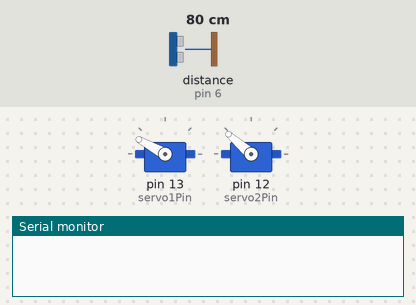
A sketch run on a simulated Arduino Uno, built with avr-gcc and run on an emulated ATmega328P. Parts: 2 × servo, the last lines printed to the serial monitor. Inputs (shaded band) come from the test bench; at power-on: distance to the obstacle (sensor on pin 6) 80 cm. The echo pulse lasts 58.3 µs per cm; random numbers use the default seed unless the sketch sets one.

Above: at 0.1 s.
At 5.3 s:
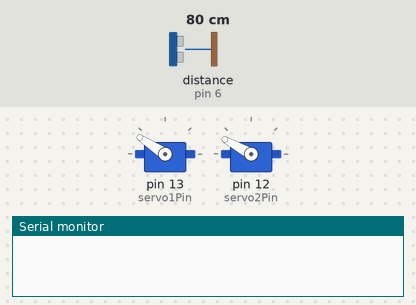
At 20.02 s:
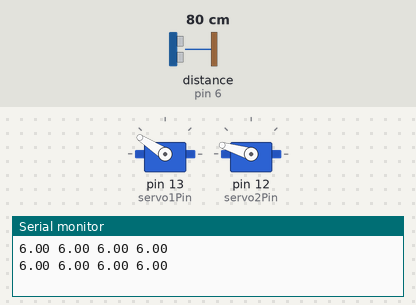
At 38.72 s:
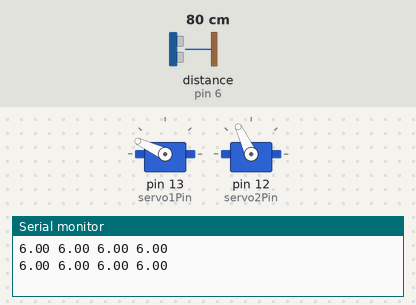
Timing chart, 0 to 40.0 s (numbered marks = the images above):
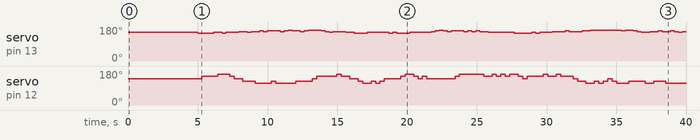

The sketch:

Ql-BERT.ino
```cpp
/*
Ql-BERT (QLearning-Basic Event Reinforcement Truck)
This version of the sketch is optimized for the rubber mat (betty crocker) purchased from Dollarama
*/

#include <Servo.h>
#include <NewPing.h>
#define trigPin 10 // trig = speaker
#define echoPin 6 // echo = microphone
#define maxDistance 200
#define servo1Pin 13
#define servo2Pin 12

NewPing hcsr04(trigPin, echoPin, maxDistance);
Servo servo1;         //lower joint (closer to the body - bi-cep)
Servo servo2;         //upper joint (further from the body - forearm)

//Used for debugging
String s1Sentence = "s1 value is: ";
String s2Sentence = "s2 value is: ";

/////////////////////////////////////////////////////////////////////////////////

//Computational parameters
float gamma = 0.75;         //look-ahead weight   //Default is 0.75.  The closer this is to 1 the more weight towards future rewards
float alpha = 0.1;          //Default is 0.1   //"Forgetfulness" weight.  The closer this is to 1 the more weight is given to recent samples.

//Parameters for getAction()
float epsilon;          //epsilon is the probability of choosing an action randomly.  1-epsilon is the probability of choosing the optimal action

//Servo1 parameters - lower joint (closer to the body - bi-cep)
//The bigger the number, the closer to the ground //The smaller the number the higher in the sky
const int numTheta1States = 5;          //Default is 6 - good number for functionality/resource/memory considerations
float theta1InitialAngle = 151.0;          //This is dependent on the environment
float theta1Max = 163.0;          //Should be between 0 and 180
float theta1Min = 147.0;         //Should be between 0 and 180
float deltaTheta1 = (theta1Max - theta1Min)/(float(numTheta1States)-1.0);         //The change in servo1's angle when an action is performed on it = calc
int s1 = int((theta1InitialAngle - theta1Min)/deltaTheta1);         //This is an integer between zero and numTheta1States-1 used to index the state number of servo1 = calc
float delayTime1 = 4.7*deltaTheta1;         //The time in ms for the servo to move deltaTheta1  Default is 4.5*deltaTheta1

//Servo2 parameters - //upper joint (further from the body - forearm)
//The bigger the number, the closer to the agent //The smaller the number, the further away from agent
const int numTheta2States = 5; //Default is 6
float theta2InitialAngle = 139.0; //This is dependent on the environment
float theta2Max = 163.0;  //Need theta2Max and theta2Min between 0 and 180
float theta2Min = 115.0; //Need theta2Min and theta2Max between 0 and 180
float deltaTheta2 = (theta2Max - theta2Min)/(float(numTheta2States)-1.0);    //The change in servo2's angle when an action is performed on it : calc
int s2 = int((theta2InitialAngle - theta2Min)/deltaTheta2);                  //This is an integer between zero and numTheta2States-1 used to index the state number of servo2 : calc
float delayTime2 = 4.7*deltaTheta2;         //Default is 4.5*deltaTheta2

//Initialize Q to zeros
const int numStates = numTheta1States*numTheta2States; // = 6 * 6 = 36
const int numActions = 4;
float Q[numStates][numActions]; // Q[36][]4] = 144 states

//Initialize the state number. The state number is calculated using the theta1 state number and
//the theta2 state number.  This is the row index of the state in the matrix Q. Starts indexing at 0.
int s = int(s1*numTheta2States + s2);
int sPrime = s;

//Initialize getDeltaDistanceRolled() variables
float distanceNew = 0.0;
float distanceOld = 0.0;
float deltaDistance = 0.0;

//loop variables
float r = 0.0;
float lookAheadValue = 0.0;
float sample = 0.0;
int a = 0;

//Move the servos to their starting position (angle)
void setup()
{
  servo1.attach(servo1Pin);
  servo2.attach(servo2Pin);
  servo1.write(theta1InitialAngle);
  servo2.write(theta2InitialAngle);
  delay(5000);
  Serial.begin(9600);
}

//Returns an action 0, 1, 2, or 3
int getAction(){
  int action;
  float valMax = -10000000.0;
  float val;
  int aMax;
  float randVal;
  int allowedActions[4] = {-1, -1, -1, -1};  //-1 if action of the index takes you outside the state space.  +1 otherwise
  boolean randomActionFound = false;

  //find the optimal action.  Exclude actions that take you outside the allowed-state space.
  if((s1 + 1) != numTheta1States)
  {
    allowedActions[0] = 1;
    val = Q[s][0];
    if(val > valMax)
    {
      valMax = val;
      aMax = 0;
    }
  }
  if(s1 != 0)
  {
    allowedActions[1] = 1;
    val = Q[s][1];
    if(val > valMax)
    {
      valMax = val;
      aMax = 1;
    }
  }
  if((s2 + 1) != numTheta2States)
  {
    allowedActions[2] = 1;
    val = Q[s][2];
    if(val > valMax)
    {
      valMax = val;
      aMax = 2;
    }
  }
  if(s2 != 0)
  {
    allowedActions[3] = 1;
    val = Q[s][3];
    if(val > valMax)
    {
      valMax = val;
      aMax = 3;
    }
  }

  //implement epsilon greedy
  randVal = float(random(0,101));
  if(randVal < (1.0-epsilon)*100.0){    //choose the optimal action with probability 1-epsilon
    action = aMax;
  }else
  {
    while(!randomActionFound)
    {
      action = int(random(0,4));        //otherwise pick an action between 0 and 3 randomly (inclusive), but don't use actions that take you outside the state-space
      if(allowedActions[action] == 1)
      {
        randomActionFound = true;
      }
    }
  }
  return(action);
}

//Given a and the global(s) find the next state.  Also keep track of the individual joint indexes s1 and s2.
//s1 = bi-cep
//s2 = forearm
void setSPrime(int action)
{
  if (action == 0)
  {
    //joint1++
    sPrime = s + numTheta2States;
    s1++;
  }else if (action == 1)
  {
    //joint1--
    sPrime = s - numTheta2States;
    s1--;
  }else if (action == 2)
  {
    //joint2++
    sPrime = s + 1;
    s2++;
  }else
  {
    //joint2--
    sPrime = s - 1;
    s2--;
  }
  //Serial.println(s2Sentence + s2);
  //Serial.println(s1Sentence + s1);
}


//Update the position of the servos (this is the physical state transition command)
void setPhysicalState(int action)
{
  float currentAngle;
  float finalAngle;
  if (action == 0)
  {
    currentAngle = servo1.read();
    finalAngle = currentAngle + deltaTheta1;
    servo1.write(finalAngle);
    delay(delayTime1);
  }else if (action == 1)
  {
    currentAngle = servo1.read();
    finalAngle = currentAngle - deltaTheta1;
    servo1.write(finalAngle);
    delay(delayTime1);
  }else if (action == 2)
  {
    currentAngle = servo2.read();
    finalAngle = currentAngle + deltaTheta2;
    servo2.write(finalAngle);
    delay(delayTime2);
  }else if (action == 3)
  {
    currentAngle = servo2.read();
    finalAngle = currentAngle - deltaTheta2;
    servo2.write(finalAngle);
    delay(delayTime2);
  }
  else
  {
    Serial.println("out of range action");
  }
}

//Get the reward using the distance the agent has moved since the last call
float getDeltaDistanceRolled()
{
  //get current distance
  distanceNew = float(hcsr04.ping_median(3));
  deltaDistance = distanceNew - distanceOld;
  if (abs(deltaDistance) < 45.0 || abs(deltaDistance) > 450.0) //don't count noise    //default is < 57.0 || > 230.0
  {
    deltaDistance = 0.0;
  }
  distanceOld = distanceNew;
  return deltaDistance;
}


//Get max over a' of Q(s',a'), but be careful not to look at actions which take the agent outside of the allowed state space
float getLookAhead(){
  float valMax = -100000.0;
  float val;
  if((s1 + 1) != numTheta1States){
    val = Q[sPrime][0];
    if(val > valMax){
      valMax = val;
    }
  }
  if(s1 != 0){
    val = Q[sPrime][1];
    if(val > valMax){
      valMax = val;
    }
  }
  if((s2 + 1) != numTheta2States){
    val = Q[sPrime][2];
    if(val > valMax){
      valMax = val;
    }
  }
  if(s2 != 0){
    val = Q[sPrime][3];
    if(val > valMax){
      valMax = val;
    }
  }
  //Serial.println(valMax);
  return valMax;
}

//Visual output for Q
void printQ()
{
  //Serial.begin(9600);
  for(int i=0; i<numStates; i++){
    for(int j=0; j<numActions; j++){
      Serial.print(Q[i][j]);
      Serial.print(" ");
    }
    Serial.println(" ");
  }
  Serial.println(" ");
}

//Initializes the Q
//Initialize to a positive number to represent optimism over all state-actions
void initializeQ()
{
  for(int i=0; i<numStates; i++)
  {
    for(int j=0; j<numActions; j++)
    {
      Q[i][j] = 6.0;               //Initialize to a positive number to represent optimism over all state-actions    //Default is 10.0
    }
  }
}

/////////////////////////////////////////////////////////////////////////////////

const int rollDelay = 200;                   //Default is 200.  allow time for the agent to roll after it sets its physical state
const int rollDelay2 = 00;                   //THIS LINE IS HERE FOR TROUBLESHOOTING
const float explorationMinutes = 1.0;        //Default is 1.0 //the desired exploration time in minutes
const float explorationConst = (explorationMinutes*60.0)/((float(rollDelay))/1000.0);  //this is the approximate exploration time in units of number of times through the loop (300 cycles = 1.0 minutes)

int t = 0;
void loop()
{
  t++;
  epsilon = exp(-float(t)/explorationConst);
  a = getAction();           //a is beween 0 and 3 (0, 1, 2, 3)
  setSPrime(a);              //this also updates s1 and s2.
  setPhysicalState(a);          //move one of the servos from one state to another
  delay(rollDelay);                      //put a delay after the physical action occurs so the agent has time to move/roll before measuring the new position (before calling getDeltaDistanceRolled)
  r = getDeltaDistanceRolled();         //get the distance delta (new - old)
  //Serial.println(r);
  lookAheadValue = getLookAhead();      //get the look ahead value
  sample = r + gamma*lookAheadValue;
  Q[s][a] = Q[s][a] + alpha*(sample - Q[s][a]);
  s = sPrime;

  //Need to reset Q at the beginning since a spurious value arises at the first initialization (something from the rangefinder...)
  if(t == 2)
  {
    initializeQ();
    printQ();
  }

  //Print Q after the exploration ends
   if(t % int(explorationConst) == 0)
  {
    printQ();
  }
}
```

Measured:
- by itself, servo on pin 13 (servo1Pin): 151° → 147° at 5.0 s, → 151° 1.1 s later, → 147° 0.60 s later, → 151° 0.28 s later, … (61 changes in this stretch)
- by itself, servo on pin 12 (servo2Pin): 139° → 151° at 5.3 s, → 163° 1.1 s later, → 151° 0.88 s later, → 139° 0.32 s later, … (54 changes in this stretch)
